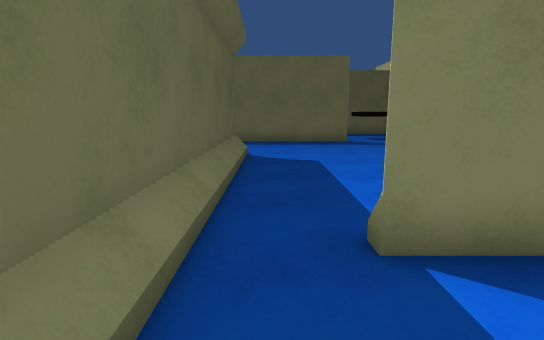
[1] (above)

23 first-person views from a walk through a Unity game level. The camera is 1.3 m above the floor, tilts 10° down and sees 80° across. The floor is counted in squares, 1 m on a side. Each view is taken from the middle of a square. On the plan, view 1 faces up. The plan holds only what a view shows up to about 14 squares ahead; the rest is blank. The place goes on beyond the plan.

[2]
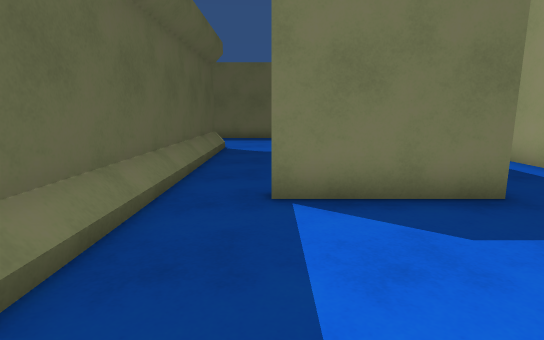

[3]
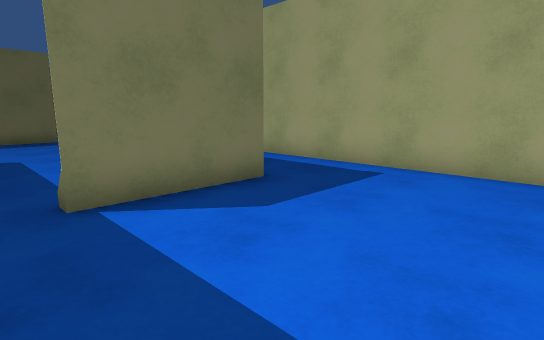

[4]
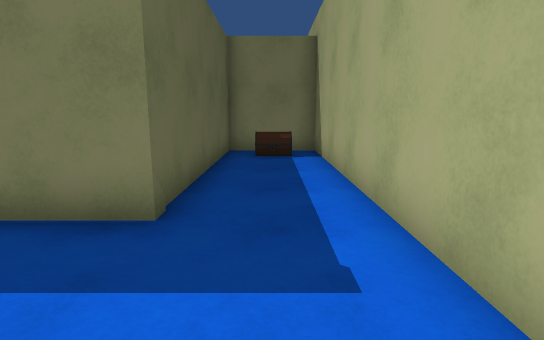

[5]
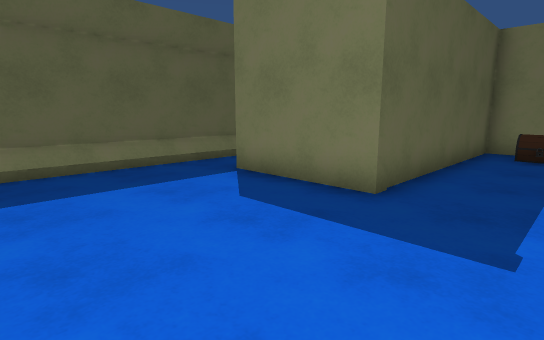

[6]
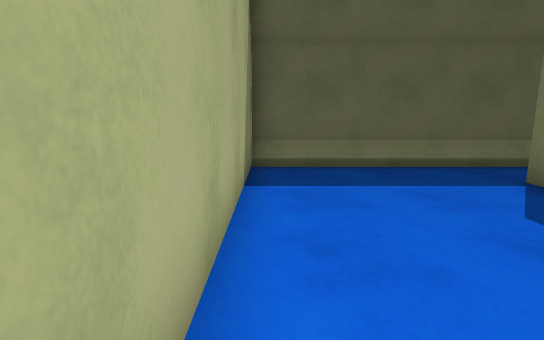

[7]
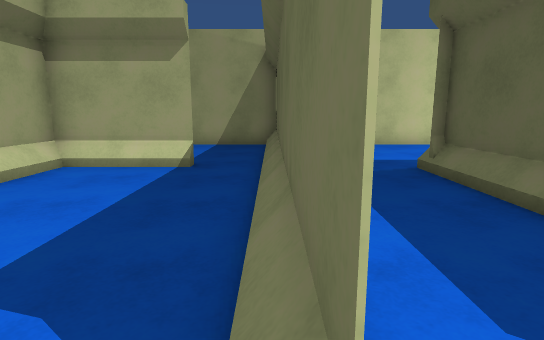

[8]
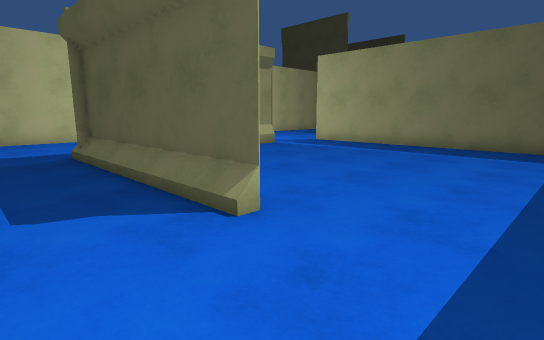

[9]
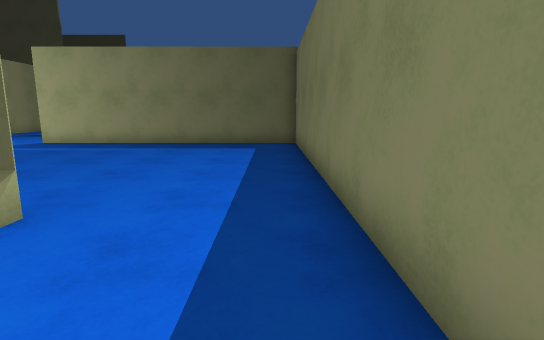

[10]
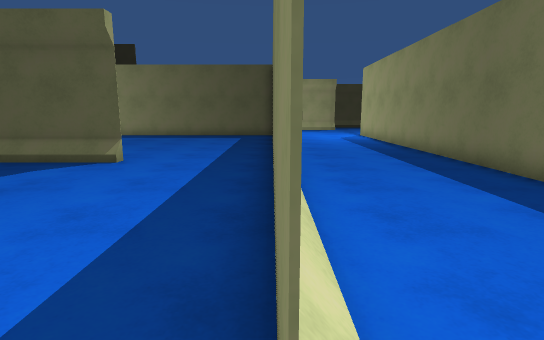

[11]
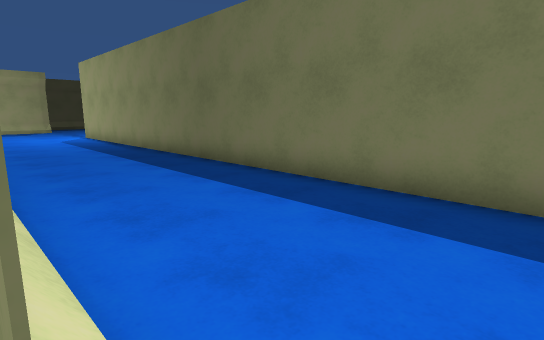

[12]
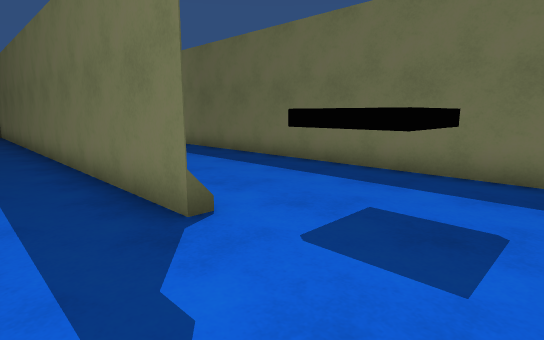

[13]
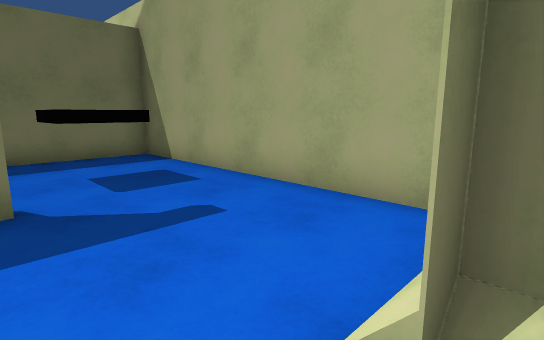

[14]
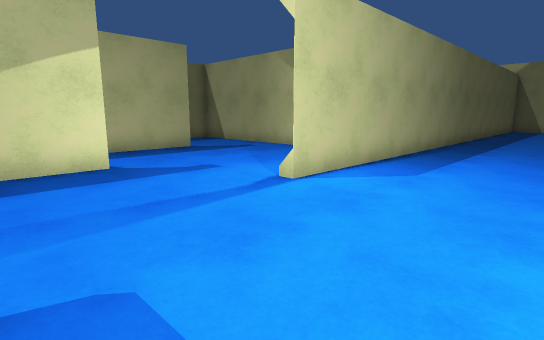

[15]
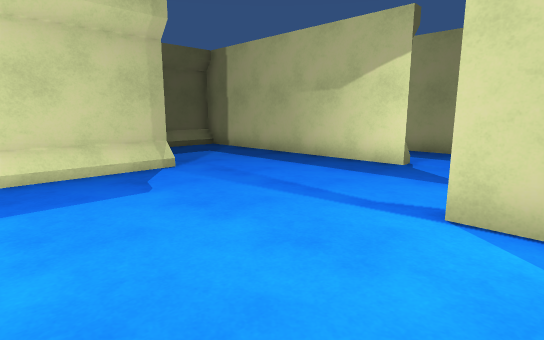

[16]
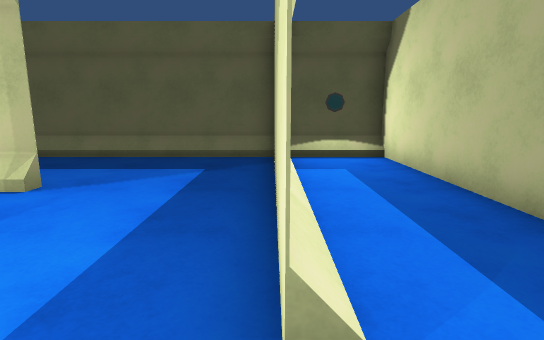

[17]
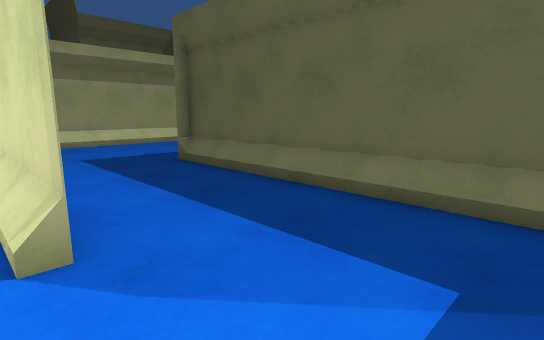

[18]
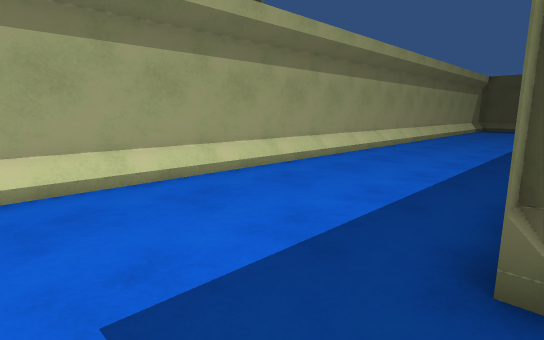

[19]
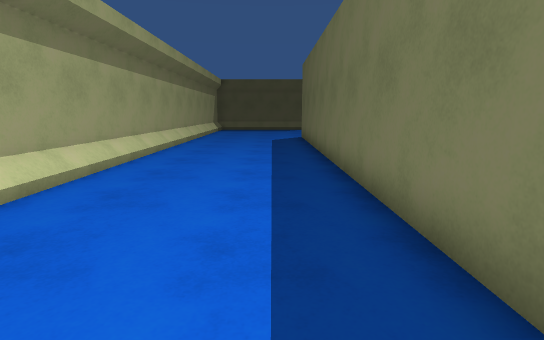

[20]
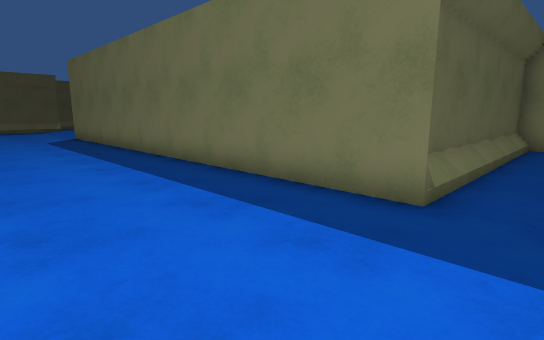

[21]
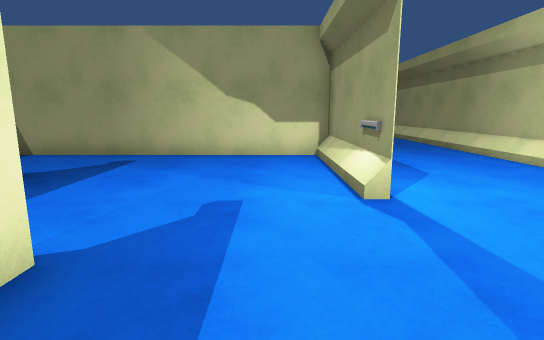

[22]
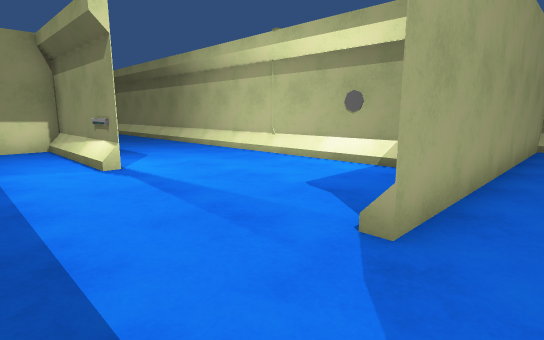

[23]
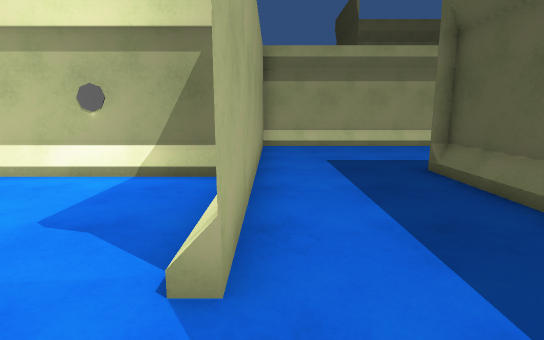

### Floor plan
Points are (right, up) in squares from view 1. A wall is a line through its corners. A room is listed if a view was taken in it or the views show most of it. See-through windows are left out.
Room 1 (views 1, 2, 3, 4, 5, 6)
walls: (7.5, -1.5) (7.5, 10.4) (4, 10.4); (-1.2, 3.5) (-1.2, -2.5); (-0.9, -2.5) (6.5, -2.5); (4.5, 10.4) (4.5, 2.8) (1, 2.8) (1, 3.1)
low walls: (-0.9, 3.4) (-0.9, -2.5)
ways out: opening at (0, 3) to room 2
objects: chest (6, 9)
Room 2 (views 7, 8, 9, 10, 11, 12, 13, 14, 15, 16, 17, 18, 19, 20, 21, 22, 23)
walls: (-17.4, 15) (-5.6, 15); (-9.9, 20.4) (-9.9, 29.5); (-4.9, 11) (-4.9, 3.7); (-4.6, 10.5) (-4.6, 3.5); (-20.9, 15) (-18.4, 15); (-21.6, 20) (-21.6, 15.5); (-1.2, 10.5) (-1.2, 3.5); (-17.3, 24.1) (-26, 24.1); (-13.1, 27.4) (-25.8, 27.4); (-25.8, 14.6) (-39.5, 14.6); (3.5, 15.5) (3.5, 15) (-15.1, 15) (-15.1, 5.5); (-25.6, 24.1) (-25.6, 14.6); (-7.6, -2.5) (-3.4, -2.5); (0.9, 2.8) (4.5, 2.8); (-26, 27.4) (-26, 14.6); (7.5, 11.5) (7.5, 20.2) (-15.3, 20.2) (-9.6, 20.2); (4.5, 3.1) (4.5, 4.7); (-39.3, 8.7) (-21.7, 8.7) (-21.7, 20)
low walls: (-12.5, 15.4) (-9.6, 15.4); (-9.5, 15.4) (-8.6, 15.4); (-8.5, 15.4) (-7.6, 15.4); (-7.5, 15.4) (-6.6, 15.4); (-17.5, 15.4) (-12.6, 15.4); (-13.5, 20.4) (-9.9, 20.4); (-15.3, 20.4) (-14.6, 20.4); (-20.9, 15.2) (-6, 15.2); (-20.9, 15.4) (-18.5, 15.4); (-0.9, 10.4) (-0.9, 9.5); (-17.5, 24.3) (-19.4, 24.3); (-0.9, 9.4) (-0.9, 8.5); (-0.9, 8.4) (-0.9, 6.5); (-19.5, 24.3) (-20.4, 24.3); (-0.9, 7.6) (-0.9, 9.9); (-0.9, 6.6) (-0.9, 7.5); (-20.5, 24.3) (-21.4, 24.3); (-0.9, 6.4) (-0.9, 5.5); (-0.9, 5.6) (-0.9, 6.5); (-0.9, 5.4) (-0.9, 3.4); (-0.9, 4.6) (-0.9, 5.5); (3, 15.3) (-0.4, 15.3); (-0.9, 3.6) (-0.9, 4.5); (1, 3.1) (4.5, 3.1); (-25.6, 25.5) (-25.6, 24.5); (-25.8, 25.5) (-25.8, 14.6); (4.1, 3) (4.1, 5.1); (-36.4, 9.1) (-21.6, 9.1); (-37.4, 9.1) (-36.5, 9.1); (-38.4, 9.1) (-37.5, 9.1)
ways out: opening at (0, 3) to room 1; opening at (-13.5, 4.5)

Positions as (right, up) in squares from view 1, and headings:
1: (0, 0), facing up
2: (1, -2), facing up
3: (0, -2), facing up-right
4: (6, -1), facing up
5: (7, -2), facing up-left
6: (7, -2), facing left
7: (-1, 11), facing down
8: (-2, 14), facing down-left
9: (-1, 14), facing left
10: (4, 15), facing left
11: (4, 15), facing up-left
12: (7, 13), facing up-left
13: (3, 10), facing up-right
14: (-20, 16), facing up-right
15: (-14, 16), facing up-left
16: (-16, 24), facing left
17: (-21, 23), facing down-left
18: (-23, 15), facing down-left
19: (-25, 13), facing left
20: (-24, 10), facing up-left
21: (-20, 22), facing right
22: (-23, 23), facing down-right
23: (-22, 22), facing down
